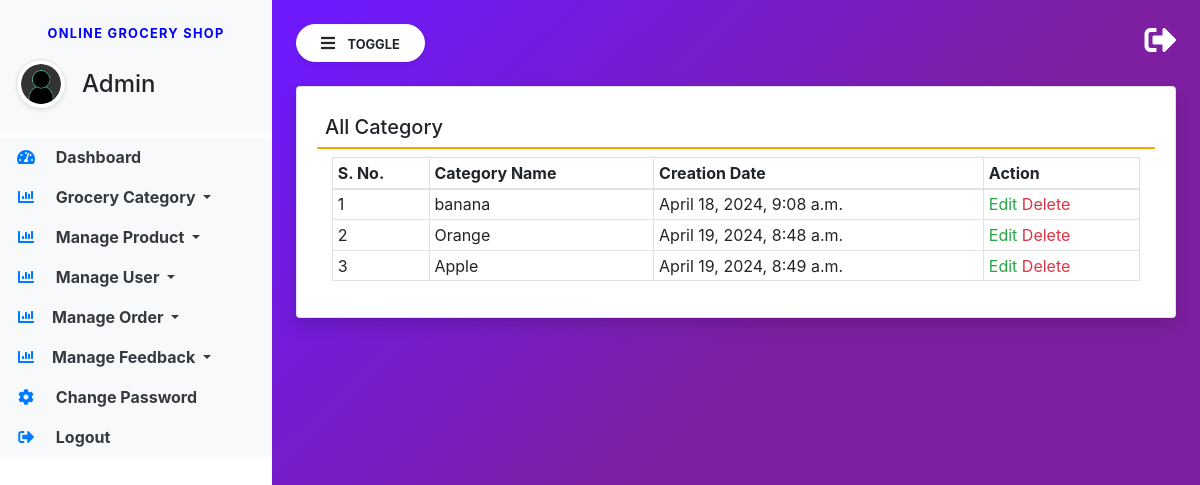
The page /view-category/ on the database its author committed.
### groceryapp/models.py (models this page shows, shortened)
class Category(models.Model):
    name = models.CharField(max_length=100, null=True, blank=True)
    created = models.DateTimeField(auto_now_add=True)

### groceryapp/views.py (the view)
# urls.py: path('view-category/', view_category, name="view_category"),
def view_category(request):
    category = Category.objects.all()
    return render(request, 'view_category.html', locals())

### groceryapp/templates/view_category.html
{% extends 'admin_base.html' %}
{% block main  %}
<div class="card shadow">
    <div class="card-body">
        <h5 class="p-2" style="border-bottom: 2px solid orange;">All Category</h5>
        <div class="container-fluid">
            <table class="table table-bordered table-sm" id="example">
                <thead>
                <tr>
                    <th>S. No.</th>
                    <th>Category Name</th>
                    <th>Creation Date</th>
                    <th>Action</th>
                </tr>
                </thead>
                <tbody>
                {% for i in category %}
                <tr>
                    <td>{{forloop.counter}}</td>
                    <td>{{i.name}}</td>
                    <td>{{i.created}}</td>
                    <td>
                        <a href="/edit-category/{{i.id}}/" class="text-success">Edit</a>
                        <a href="/delete-category/{{i.id}}/" class="text-danger"
                           onclick="return confirm('Are You Sure?')">Delete</a></td>
                </tr>
                {% endfor %}
                </tbody>
            </table>
        </div>
    </div>
</div>
{% endblock %}

### groceryapp/static/css/sidebar.css (style rules this page uses)
body { background-image : linear-gradient(135.9deg,rgba(109,25,252,1) 16.4%,rgba(125,31,160,1) 56.1%); min-height:100vh; }

### rows shown on the page
Category: name "banana", created "April 18, 2024, 9:08 a.m."
Category: name "Orange", created "April 19, 2024, 8:48 a.m."
Category: name "Apple", created "April 19, 2024, 8:49 a.m."
